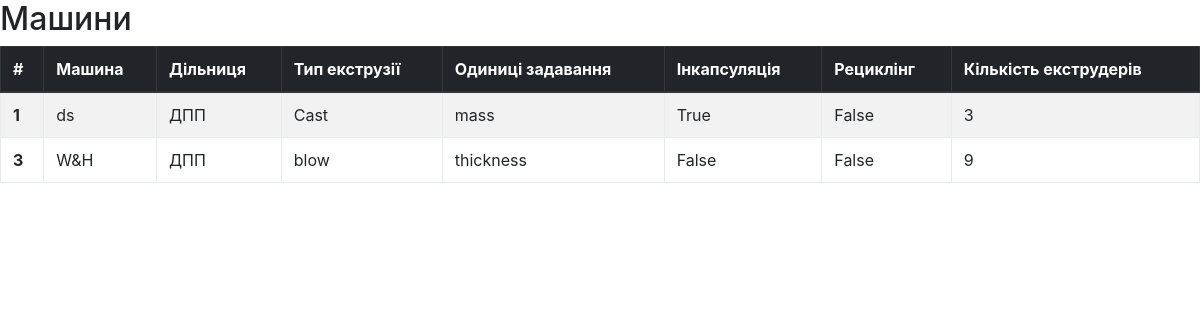
Page /manuf/machine_list/ on the committed database.
### manufacturing/models.py (models this page shows)
class Machine(models.Model):
    register_date = models.DateTimeField(auto_now=True)
    machine_name = models.CharField(max_length=200, unique=True)
    division = models.ForeignKey(Division, on_delete=models.CASCADE)
    extrusion_type = models.ForeignKey(ExtrusionType, on_delete=models.CASCADE)
    incapsulation = models.BooleanField()
    recycling = models.BooleanField()
    description = models.TextField()
    set_in = models.CharField(
        max_length=50, choices=(
            ('mass', 'mass percentage'),
            ('thickness', 'thickness'),
        )
    )
    settable_accuracy = models.FloatField(
        choices=(
            (1, '1'),
            (0.1, '0.1'),
            (0.01, '0.01'),
            (0.001, '0.001'),
        )
    )
    class Meta:
        verbose_name = "Машина"
        verbose_name_plural = "Машини"
    def __str__(self):
        return self.machine_name

class Division(models.Model):
    register_date = models.DateTimeField(auto_now=True)
    division_name = models.CharField(max_length=200, unique=True)
    description = models.TextField()
    class Meta:
        verbose_name = "Дільниця"
        verbose_name_plural = "Дільниці"
    def __str__(self):
        return self.division_name

class ExtrusionType(models.Model):
    extrusion_type_name = models.CharField(max_length=200, unique=True)
    description = models.TextField()
    class Meta:
        verbose_name = "Тип екструзії"
        verbose_name_plural = "Типи екструзії"
    def __str__(self):
        return self.extrusion_type_name

### manufacturing/views.py (the view)
def machine_list(request):
    query_set = Machine.objects.all()
    context = {'query_set':query_set}
    return render(request, 'manufacturing/machine_list.html', context)

### manufacturing/templates/manufacturing/machine_list.html (shortened to what this page needs)
{% load static %}
<head>
	<link href="{% static 'manufacturing/vendor/bootstrap/css/bootstrap.css' %}" type="text/css" rel="stylesheet">
</head>
<h2>Машини</h2>
<table class="table table-striped table-bordered">
	<thead class="thead-dark">
		<tr>
        	<th> # </th>
			<th> Машина </th>
			<th> Дільниця </th>
			<th> Тип екструзії </th>
			<th> Одиниці задавання </th>
			<th> Інкапсуляція </th>
			<th> Рециклінг</th>
			<th> Кількість екструдерів </th>
		</tr>
	</thead>
	{% for machine in query_set %}
	<tr>
        <th> {{ machine.id }} </th>
		<td> {{ machine }} </td>
		<td> {{ machine.division }} </td>
		<td> {{ machine.extrusion_type }} </td>
		<td> {{ machine.set_in }} </td>
		<td> {{ machine.incapsulation }} </td>
		<td> {{ machine.recycling }} </td>
		<td> {{ machine.extruder_set.count }} </td>
	</tr>
	{% endfor %}
</table>

### rows in the picture
Machine: id "1", machine_name "ds", division "ДПП", extrusion_type "Cast", set_in "mass", incapsulation "True", recycling "False", extruder_set.count "3"
Machine: id "3", machine_name "W&H", division "ДПП", extrusion_type "blow", set_in "thickness", incapsulation "False", recycling "False", extruder_set.count "9"
